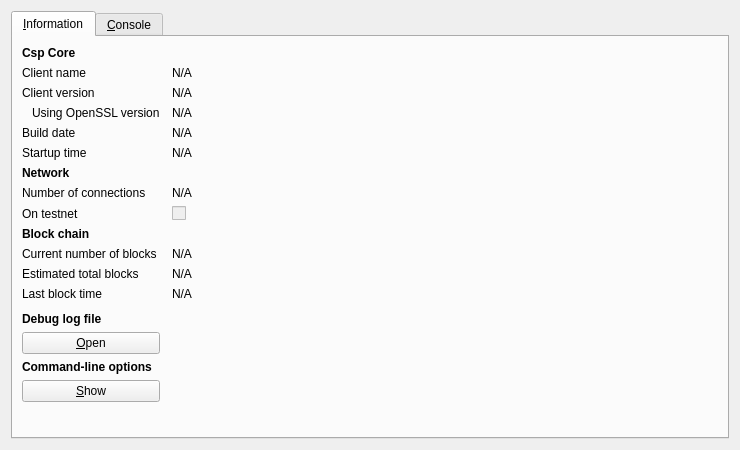
<?xml version="1.0" encoding="UTF-8"?>
<ui version="4.0">
 <class>RPCConsole</class>
 <widget class="QDialog" name="RPCConsole">
  <property name="geometry">
   <rect>
    <x>0</x>
    <y>0</y>
    <width>740</width>
    <height>450</height>
   </rect>
  </property>
  <property name="windowTitle">
   <string>Csp - Debug window</string>
  </property>
  <layout class="QVBoxLayout" name="verticalLayout_2">
   <item>
    <widget class="QTabWidget" name="tabWidget">
     <property name="currentIndex">
      <number>0</number>
     </property>
     <widget class="QWidget" name="tab_info">
      <attribute name="title">
       <string>&amp;Information</string>
      </attribute>
      <layout class="QGridLayout" name="gridLayout" columnstretch="0,1">
       <property name="horizontalSpacing">
        <number>12</number>
       </property>
       <item row="0" column="0">
        <widget class="QLabel" name="label_9">
         <property name="font">
          <font>
           <weight>75</weight>
           <bold>true</bold>
          </font>
         </property>
         <property name="text">
          <string>Csp Core</string>
         </property>
        </widget>
       </item>
       <item row="1" column="0">
        <widget class="QLabel" name="label_5">
         <property name="text">
          <string>Client name</string>
         </property>
        </widget>
       </item>
       <item row="1" column="1">
        <widget class="QLabel" name="clientName">
         <property name="cursor">
          <cursorShape>IBeamCursor</cursorShape>
         </property>
         <property name="text">
          <string>N/A</string>
         </property>
         <property name="textFormat">
          <enum>Qt::PlainText</enum>
         </property>
         <property name="textInteractionFlags">
          <set>Qt::LinksAccessibleByMouse|Qt::TextSelectableByKeyboard|Qt::TextSelectableByMouse</set>
         </property>
        </widget>
       </item>
       <item row="2" column="0">
        <widget class="QLabel" name="label_6">
         <property name="text">
          <string>Client version</string>
         </property>
        </widget>
       </item>
       <item row="2" column="1">
        <widget class="QLabel" name="clientVersion">
         <property name="cursor">
          <cursorShape>IBeamCursor</cursorShape>
         </property>
         <property name="text">
          <string>N/A</string>
         </property>
         <property name="textFormat">
          <enum>Qt::PlainText</enum>
         </property>
         <property name="textInteractionFlags">
          <set>Qt::LinksAccessibleByMouse|Qt::TextSelectableByKeyboard|Qt::TextSelectableByMouse</set>
         </property>
        </widget>
       </item>
       <item row="3" column="0">
        <widget class="QLabel" name="label_14">
         <property name="text">
          <string>Using OpenSSL version</string>
         </property>
         <property name="indent">
          <number>10</number>
         </property>
        </widget>
       </item>
       <item row="3" column="1">
        <widget class="QLabel" name="openSSLVersion">
         <property name="cursor">
          <cursorShape>IBeamCursor</cursorShape>
         </property>
         <property name="text">
          <string>N/A</string>
         </property>
         <property name="textFormat">
          <enum>Qt::PlainText</enum>
         </property>
         <property name="textInteractionFlags">
          <set>Qt::LinksAccessibleByMouse|Qt::TextSelectableByKeyboard|Qt::TextSelectableByMouse</set>
         </property>
        </widget>
       </item>
       <item row="4" column="0">
        <widget class="QLabel" name="label_12">
         <property name="text">
          <string>Build date</string>
         </property>
        </widget>
       </item>
       <item row="4" column="1">
        <widget class="QLabel" name="buildDate">
         <property name="cursor">
          <cursorShape>IBeamCursor</cursorShape>
         </property>
         <property name="text">
          <string>N/A</string>
         </property>
         <property name="textFormat">
          <enum>Qt::PlainText</enum>
         </property>
         <property name="textInteractionFlags">
          <set>Qt::LinksAccessibleByMouse|Qt::TextSelectableByKeyboard|Qt::TextSelectableByMouse</set>
         </property>
        </widget>
       </item>
       <item row="5" column="0">
        <widget class="QLabel" name="label_13">
         <property name="text">
          <string>Startup time</string>
         </property>
        </widget>
       </item>
       <item row="5" column="1">
        <widget class="QLabel" name="startupTime">
         <property name="cursor">
          <cursorShape>IBeamCursor</cursorShape>
         </property>
         <property name="text">
          <string>N/A</string>
         </property>
         <property name="textFormat">
          <enum>Qt::PlainText</enum>
         </property>
         <property name="textInteractionFlags">
          <set>Qt::LinksAccessibleByMouse|Qt::TextSelectableByKeyboard|Qt::TextSelectableByMouse</set>
         </property>
        </widget>
       </item>
       <item row="6" column="0">
        <widget class="QLabel" name="label_11">
         <property name="font">
          <font>
           <weight>75</weight>
           <bold>true</bold>
          </font>
         </property>
         <property name="text">
          <string>Network</string>
         </property>
        </widget>
       </item>
       <item row="7" column="0">
        <widget class="QLabel" name="label_7">
         <property name="text">
          <string>Number of connections</string>
         </property>
        </widget>
       </item>
       <item row="7" column="1">
        <widget class="QLabel" name="numberOfConnections">
         <property name="cursor">
          <cursorShape>IBeamCursor</cursorShape>
         </property>
         <property name="text">
          <string>N/A</string>
         </property>
         <property name="textFormat">
          <enum>Qt::PlainText</enum>
         </property>
         <property name="textInteractionFlags">
          <set>Qt::LinksAccessibleByMouse|Qt::TextSelectableByKeyboard|Qt::TextSelectableByMouse</set>
         </property>
        </widget>
       </item>
       <item row="8" column="0">
        <widget class="QLabel" name="label_8">
         <property name="text">
          <string>On testnet</string>
         </property>
        </widget>
       </item>
       <item row="8" column="1">
        <widget class="QCheckBox" name="isTestNet">
         <property name="enabled">
          <bool>false</bool>
         </property>
         <property name="text">
          <string/>
         </property>
        </widget>
       </item>
       <item row="9" column="0">
        <widget class="QLabel" name="label_10">
         <property name="font">
          <font>
           <weight>75</weight>
           <bold>true</bold>
          </font>
         </property>
         <property name="text">
          <string>Block chain</string>
         </property>
        </widget>
       </item>
       <item row="10" column="0">
        <widget class="QLabel" name="label_3">
         <property name="text">
          <string>Current number of blocks</string>
         </property>
        </widget>
       </item>
       <item row="10" column="1">
        <widget class="QLabel" name="numberOfBlocks">
         <property name="cursor">
          <cursorShape>IBeamCursor</cursorShape>
         </property>
         <property name="text">
          <string>N/A</string>
         </property>
         <property name="textFormat">
          <enum>Qt::PlainText</enum>
         </property>
         <property name="textInteractionFlags">
          <set>Qt::LinksAccessibleByMouse|Qt::TextSelectableByKeyboard|Qt::TextSelectableByMouse</set>
         </property>
        </widget>
       </item>
       <item row="11" column="0">
        <widget class="QLabel" name="label_4">
         <property name="text">
          <string>Estimated total blocks</string>
         </property>
        </widget>
       </item>
       <item row="11" column="1">
        <widget class="QLabel" name="totalBlocks">
         <property name="cursor">
          <cursorShape>IBeamCursor</cursorShape>
         </property>
         <property name="text">
          <string>N/A</string>
         </property>
         <property name="textFormat">
          <enum>Qt::PlainText</enum>
         </property>
         <property name="textInteractionFlags">
          <set>Qt::LinksAccessibleByMouse|Qt::TextSelectableByKeyboard|Qt::TextSelectableByMouse</set>
         </property>
        </widget>
       </item>
       <item row="12" column="0">
        <widget class="QLabel" name="label_2">
         <property name="text">
          <string>Last block time</string>
         </property>
        </widget>
       </item>
       <item row="12" column="1">
        <widget class="QLabel" name="lastBlockTime">
         <property name="cursor">
          <cursorShape>IBeamCursor</cursorShape>
         </property>
         <property name="text">
          <string>N/A</string>
         </property>
         <property name="textFormat">
          <enum>Qt::PlainText</enum>
         </property>
         <property name="textInteractionFlags">
          <set>Qt::LinksAccessibleByMouse|Qt::TextSelectableByKeyboard|Qt::TextSelectableByMouse</set>
         </property>
        </widget>
       </item>
       <item row="13" column="0">
        <spacer name="verticalSpacer_2">
         <property name="orientation">
          <enum>Qt::Vertical</enum>
         </property>
         <property name="sizeHint" stdset="0">
          <size>
           <width>20</width>
           <height>20</height>
          </size>
         </property>
        </spacer>
       </item>
       <item row="14" column="0">
        <widget class="QLabel" name="labelDebugLogfile">
         <property name="font">
          <font>
           <weight>75</weight>
           <bold>true</bold>
          </font>
         </property>
         <property name="text">
          <string>Debug log file</string>
         </property>
        </widget>
       </item>
       <item row="15" column="0">
        <widget class="QPushButton" name="openDebugLogfileButton">
         <property name="toolTip">
          <string>Open the Csp debug log file from the current data directory. This can take a few seconds for large log files.</string>
         </property>
         <property name="text">
          <string>&amp;Open</string>
         </property>
         <property name="autoDefault">
          <bool>false</bool>
         </property>
        </widget>
       </item>
       <item row="16" column="0">
        <widget class="QLabel" name="labelCLOptions">
         <property name="font">
          <font>
           <weight>75</weight>
           <bold>true</bold>
          </font>
         </property>
         <property name="text">
          <string>Command-line options</string>
         </property>
        </widget>
       </item>
       <item row="17" column="0">
        <widget class="QPushButton" name="showCLOptionsButton">
         <property name="toolTip">
          <string>Show the Csp-Qt help message to get a list with possible Csp command-line options.</string>
         </property>
         <property name="text">
          <string>&amp;Show</string>
         </property>
         <property name="autoDefault">
          <bool>false</bool>
         </property>
        </widget>
       </item>
       <item row="18" column="0">
        <spacer name="verticalSpacer">
         <property name="orientation">
          <enum>Qt::Vertical</enum>
         </property>
         <property name="sizeHint" stdset="0">
          <size>
           <width>20</width>
           <height>40</height>
          </size>
         </property>
        </spacer>
       </item>
      </layout>
     </widget>
     <widget class="QWidget" name="tab_console">
      <attribute name="title">
       <string>&amp;Console</string>
      </attribute>
      <layout class="QVBoxLayout" name="verticalLayout_3">
       <property name="spacing">
        <number>3</number>
       </property>
       <item>
        <widget class="QTextEdit" name="messagesWidget">
         <property name="minimumSize">
          <size>
           <width>0</width>
           <height>100</height>
          </size>
         </property>
         <property name="readOnly">
          <bool>true</bool>
         </property>
         <property name="tabKeyNavigation" stdset="0">
          <bool>false</bool>
         </property>
         <property name="columnCount" stdset="0">
          <number>2</number>
         </property>
        </widget>
       </item>
       <item>
        <layout class="QHBoxLayout" name="horizontalLayout">
         <property name="spacing">
          <number>3</number>
         </property>
         <item>
          <widget class="QLabel" name="label">
           <property name="text">
            <string notr="true">&gt;</string>
           </property>
          </widget>
         </item>
         <item>
          <widget class="QLineEdit" name="lineEdit"/>
         </item>
         <item>
          <widget class="QPushButton" name="clearButton">
           <property name="maximumSize">
            <size>
             <width>24</width>
             <height>24</height>
            </size>
           </property>
           <property name="toolTip">
            <string>Clear console</string>
           </property>
           <property name="text">
            <string/>
           </property>
           <property name="icon">
            <iconset resource="../bitcoin.qrc">
             <normaloff>:/icons/remove</normaloff>:/icons/remove</iconset>
           </property>
           <property name="shortcut">
            <string notr="true">Ctrl+L</string>
           </property>
           <property name="autoDefault">
            <bool>false</bool>
           </property>
          </widget>
         </item>
        </layout>
       </item>
      </layout>
     </widget>
    </widget>
   </item>
  </layout>
 </widget>
 <resources>
  <include location="../bitcoin.qrc"/>
 </resources>
 <connections/>
</ui>
